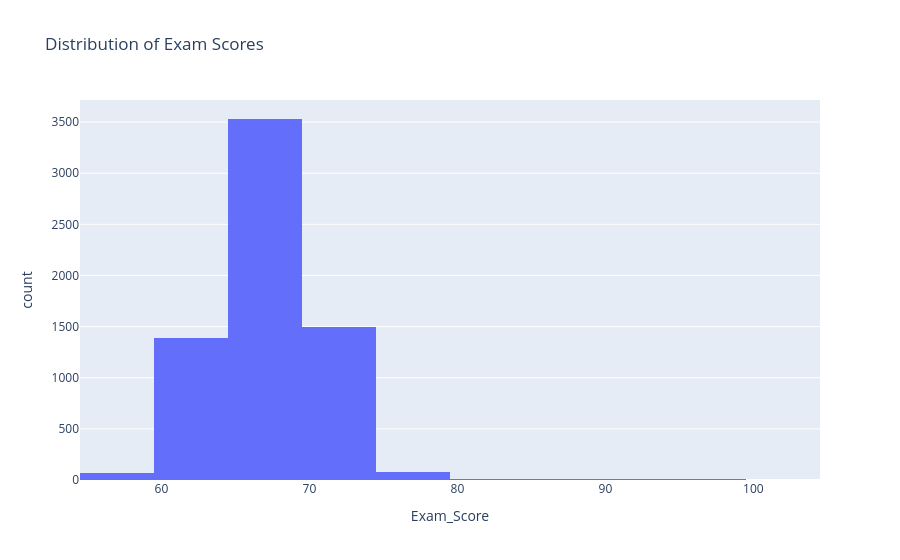

The code cell stored with this chart in its notebook:
### Markdown cell above
## Data Overview

The dataset contains 6,607 student records with 20 features including demographic, academic, and environmental factors. The average exam score is 67.24 with a standard deviation of 3.89. Scores range from 55 to 101. There are some missing values in Teacher_Quality, Parental_Education_Level, and Distance_from_Home.

### Code cell
fig = px.histogram(df, x='Exam_Score', nbins=20, title='Distribution of Exam Scores')
fig.show()

### Figure 1 — Plotly figure (JSON) as saved in the notebook; plotly's stock layout.template omitted (floating-point values rounded to 4 significant figures; data arrays with more than 128 entries replaced by an {"elided": "..."} marker saying what was removed)
{"data": [{"bingroup": "x", "hovertemplate": "Exam_Score=%{x}<br>count=%{y}<extra></extra>", "legendgroup": "", "marker": {"color": "#636efa", "pattern": {"shape": ""}}, "name": "", "nbinsx": 20, "orientation": "v", "showlegend": false, "type": "histogram", "x": {"elided": "6607 int values"}, "xaxis": "x", "yaxis": "y"}], "layout": {"barmode": "relative", "legend": {"tracegroupgap": 0}, "title": {"text": "Distribution of Exam Scores"}, "xaxis": {"anchor": "y", "domain": [0, 1], "title": {"text": "Exam_Score"}}, "yaxis": {"anchor": "x", "domain": [0, 1], "title": {"text": "count"}}}}
